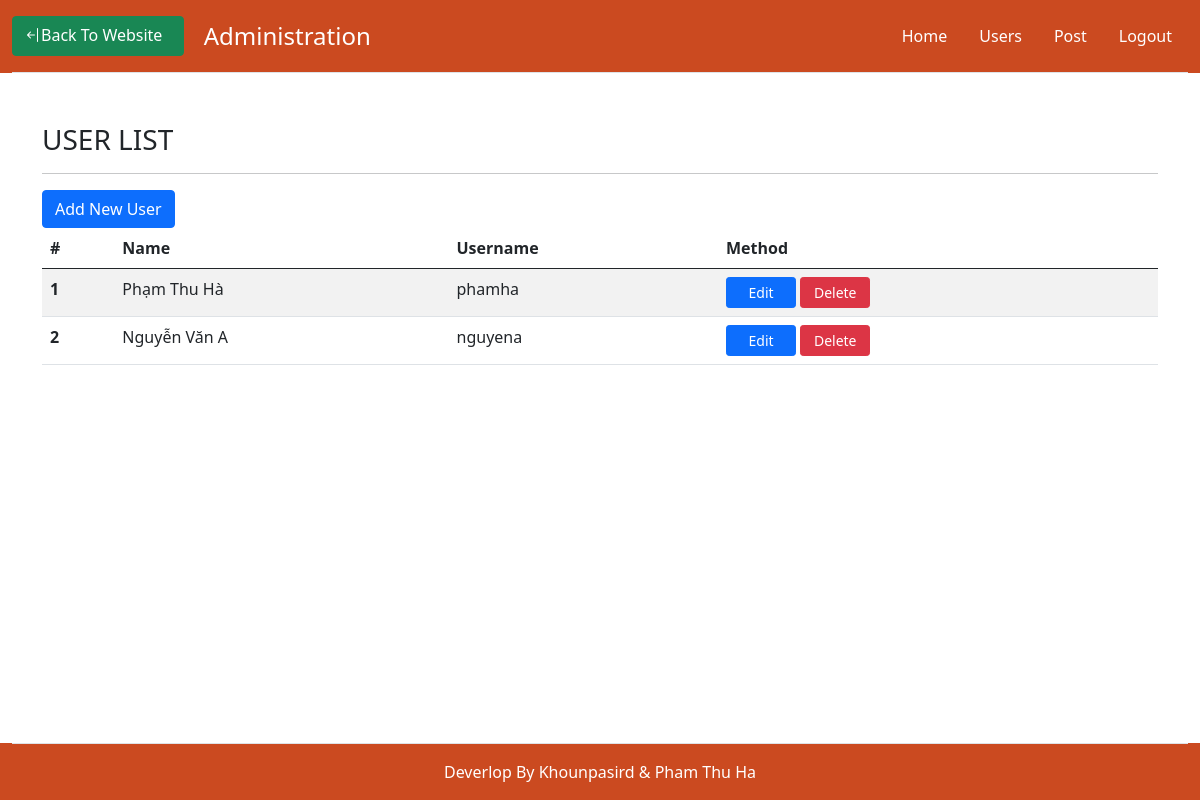
Page /index.php?controller=user (signed in) on the committed database.
### tables this page shows
CREATE TABLE `users` (
  `id` int(11) NOT NULL,
  `name` varchar(255) NOT NULL,
  `username` varchar(255) NOT NULL,
  `password` varchar(255) NOT NULL
);

### Controllers/BaseController.php (called while the page is built, shortened)
<?php
class BaseController {
    protected function view($viewPath, array $data = []) {
        return require (self::VIEW_FOLDER_NAME . '/' . $viewPath . '.php');
    }
}

### Controllers/UserController.php (called while the page is built, shortened)
<?php
class UserController extends BaseController {
    public function index() {
        $user = new UserModel();
        $data = $user->getAll();
        return $this->view('admin/User/index', ['userList'=>$data]);
    }
}

### index.php (called while the page is built, shortened)
<?php
    require './config/Database.php';
    require './Models/BaseModel.php';
    require './Controllers/BaseController.php';
    $actionName = $_REQUEST['action'] ?? 'index';
    $controllerObject = new $controllerName;
    $controllerObject->$actionName();

### Models/BaseModel.php (called while the page is built, shortened)
<?php
class BaseModel extends Database {
    protected $conn;
    public function __construct() {
        $this->conn = $this->connect();
    }
    public function _query($sql) {
        return mysqli_query($this->conn, $sql);
    }
    public function all($table) {
        $sql = "SELECT * FROM ${table}";
        $query = $this->_query($sql);
        $data = [];
        while ($row = mysqli_fetch_assoc($query)) {
            array_push($data, $row);
        }
        return $data;
    }
}

### config/Database.php (called while the page is built, shortened)
<?php
class Database {
    public function connect() {
        $connect = mysqli_connect(self::DB_HOST, self::DB_USERNAME,self::DB_PASSWORD,self::DB_NAME);
        mysqli_set_charset($connect,'utf8');
        if(mysqli_connect_errno() === 0) {
            return $connect;
        }
        return false;
    }
}

### Models/UserModel.php (called while the page is built, shortened)
<?php
class UserModel extends BaseModel {
    public function getAll() {
        return $this->all(self::TABLE_NAME);
    }
}

### Views/admin/User/index.php (the view, shortened to what this page needs)
<?php include './Views/admin/layouts/header.php'; ?>
<div class="container">
    <h3>USER LIST</h3>
    <hr>
    <a href="index.php?controller=user&action=get_add"class="btn btn-primary">Add New User</a>
    <table class="table table-striped">
    <thead>
        <tr>
        <th scope="col">#</th>
        <th scope="col">Name</th>
        <th scope="col">Username</th>
        <th scope="col">Method</th>
        </tr>
        </thead>
        <tbody>
            <?php if(isset($userList)) { ?>
                <?php $i = 1;
                foreach($userList as $item) { ?>
                    <tr>
                    <th scope="row"><?php echo $i++; ?></th>
                    <td><?php echo $item['name']; ?></td>
                    <td><?php echo $item['username']; ?></td>
                    <td>
                        <a href="?controller=user&action=get_edit&id=<?php echo $item['id']; ?>"id="btnMethod" class="btn btn-primary btn-sm">Edit</a>
                        <a href="?controller=user&action=get_delete&id=<?php echo $item['id']; ?>" id="btnMethod"class="btn btn-danger btn-sm">Delete</a>
                    </td>
                    </tr>
                <?php } }?>
        </tbody>
    </table>
</div>
<div id="footer-footer" class="container-fluid" style="position:fixed;left:0;right:0;bottom:0">
        <footer class="d-flex flex-wrap justify-content-between align-items-center py-3 border-top">
            <div class="col-md-12 text-center">
                <a href="#" class="text-decoration-none text-white">Deverlop By Khounpasird & Pham Thu Ha</a>
            </div>
        </footer>
    </div>
  </body>
</html>

### public/assets/admin/css/style.css (style rules this page uses)
.container-fluid { margin:0; }
#btnMethod { width: 70px; }
#footer-footer { background-color: #CB4A20; }

### rows in the picture
users: name "Phạm Thu Hà", username "phamha"
users: name "Nguyễn Văn A", username "nguyena"
